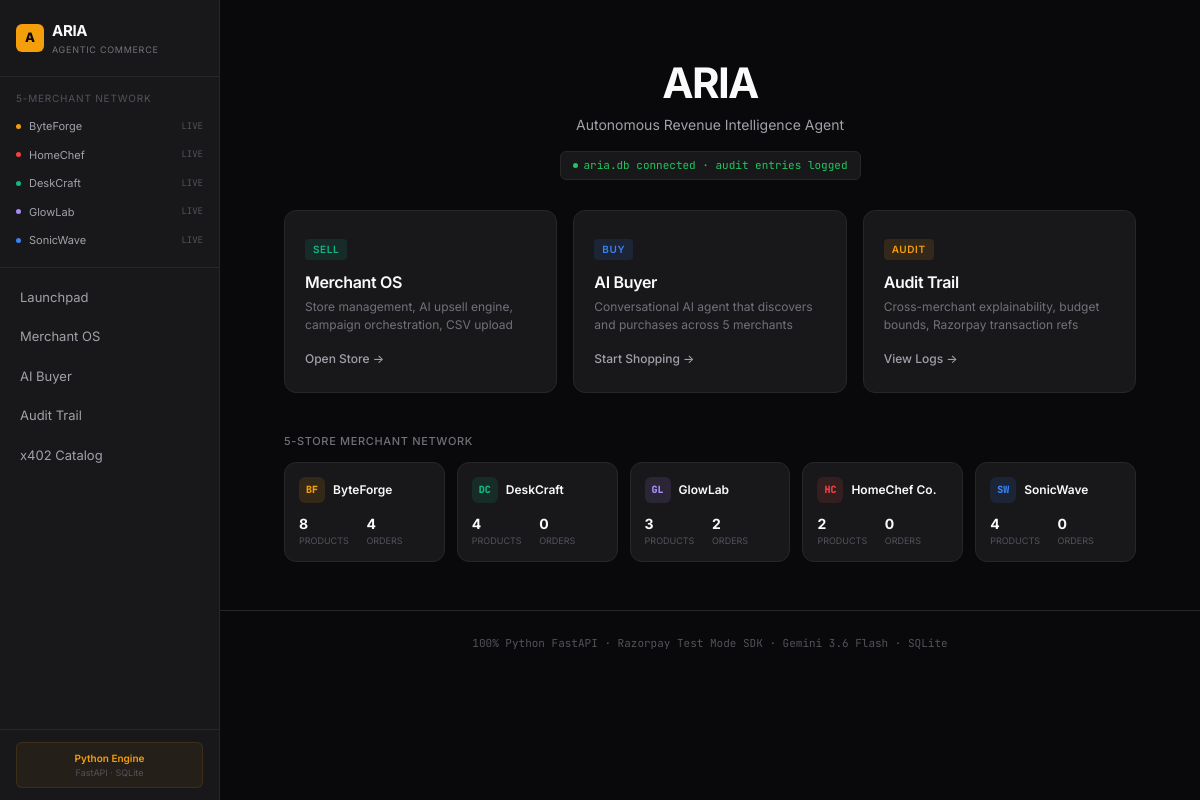
The app's page /, older data.
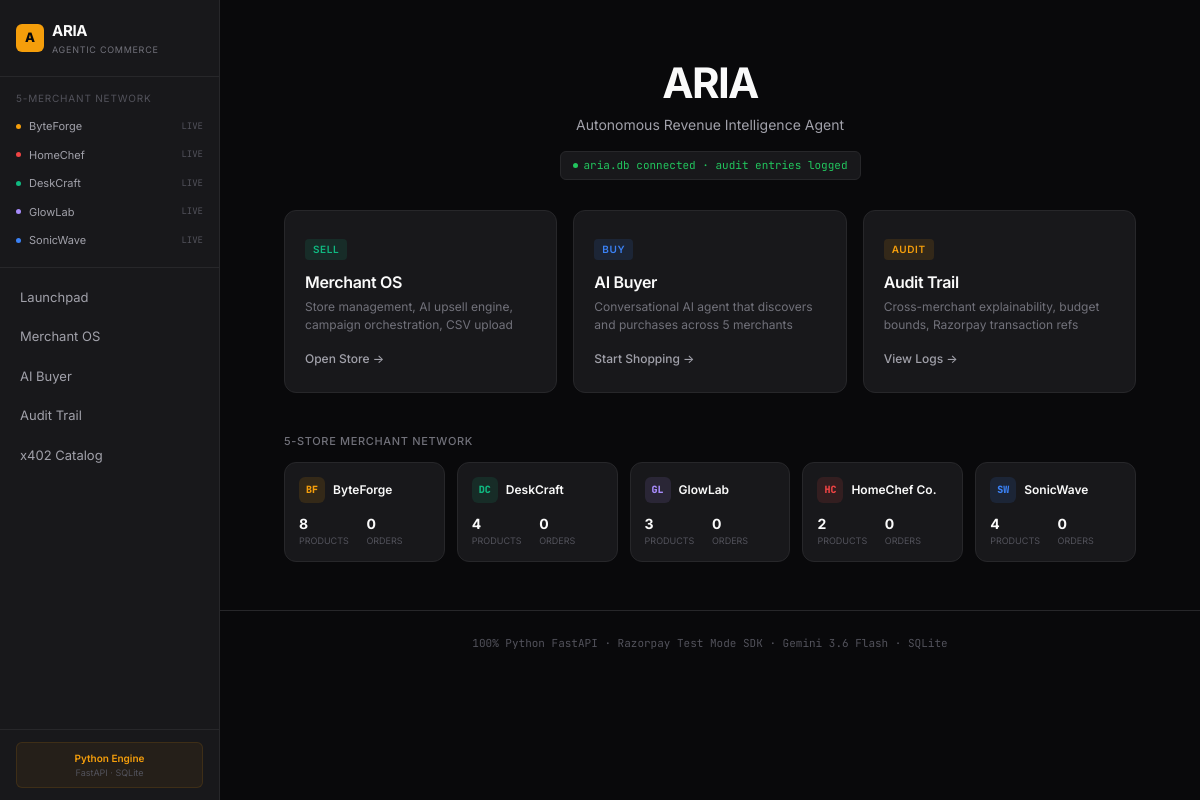
The same page, newer data.
### tables this page shows
CREATE TABLE merchants (
      id TEXT PRIMARY KEY,
      name TEXT NOT NULL,
      slug TEXT NOT NULL UNIQUE,
      category TEXT NOT NULL,
      tagline TEXT NOT NULL,
      logo TEXT NOT NULL DEFAULT '',
      color TEXT NOT NULL DEFAULT '#71717a',
      created_at TEXT NOT NULL DEFAULT (datetime('now'))
    );

### main.py (the view)
@app.get("/", response_class=HTMLResponse)
def page_launchpad(request: Request):
    merchants = get_merchants()
    enriched = []
    for m in merchants:
        orders = get_orders_by_merchant(m["id"])
        products = get_products(m["id"])
        m_copy = dict(m)
        m_copy["stats"] = {
            "productCount": len(products),
            "totalOrders": len(orders),
        }
        enriched.append(m_copy)
    audit_stats = get_audit_stats()
    return templates.TemplateResponse("index.html", {
        "request": request,
        "merchants": enriched,
        "auditStats": audit_stats
    })

### templates/index.html (shortened to what this page needs)
{% extends "base.html" %}
{% block content %}
<header style="text-align: center; padding: 60px 24px 30px;">
  <h1 style="font-size: 42px; font-weight: 700; letter-spacing: -0.04em; line-height: 1.1; color: var(--zinc-50);">
    ARIA
  </h1>
  <p style="font-size: 14px; color: var(--zinc-400); margin-top: 8px; max-width: 480px; margin: 8px auto 0;">
    Autonomous Revenue Intelligence Agent
  </p>
  <div
    style="display: inline-flex; align-items: center; gap: 6px; margin-top: 16px; padding: 5px 12px; border-radius: 6px; font-size: 11px; font-family: var(--font-mono); background: var(--zinc-900); border: 1px solid var(--zinc-800); color: var(--status-success);">
    <span style="width: 5px; height: 5px; border-radius: 50%; background: var(--status-success);"></span>
    aria.db connected &middot; {{ audit_total }} audit entries logged
  </div>
</header>
<section style="max-width: 900px; margin: 0 auto; padding: 0 24px 40px;">
  <div style="display: grid; grid-template-columns: repeat(3, 1fr); gap: 16px;">
    <a href="/merchant" class="card"
      style="padding: 24px 20px; text-decoration: none; display: block; transition: all 200ms ease;">
      <div
        style="display: inline-block; padding: 3px 8px; border-radius: 4px; font-size: 10px; font-weight: 600; letter-spacing: 0.06em; background: rgba(16,185,129,0.12); color: #10b981; margin-bottom: 12px;">
        SELL</div>
      <h3 style="font-size: 16px; font-weight: 600; color: var(--zinc-50); margin-bottom: 6px;">Merchant OS</h3>
      <p style="font-size: 12px; color: var(--zinc-500); line-height: 1.5;">Store management, AI upsell engine, campaign
        orchestration, CSV upload</p>
      <div style="margin-top: 16px; font-size: 12px; font-weight: 500; color: var(--zinc-400);">Open Store &rarr;</div>
    </a>
    <a href="/buyer" class="card"
      style="padding: 24px 20px; text-decoration: none; display: block; transition: all 200ms ease;">
      <div
        style="display: inline-block; padding: 3px 8px; border-radius: 4px; font-size: 10px; font-weight: 600; letter-spacing: 0.06em; background: rgba(59,130,246,0.12); color: #3b82f6; margin-bottom: 12px;">
        BUY</div>
      <h3 style="font-size: 16px; font-weight: 600; color: var(--zinc-50); margin-bottom: 6px;">AI Buyer</h3>
      <p style="font-size: 12px; color: var(--zinc-500); line-height: 1.5;">Conversational AI agent that discovers and
        purchases across 5 merchants</p>
      <div style="margin-top: 16px; font-size: 12px; font-weight: 500; color: var(--zinc-400);">Start Shopping &rarr;
      </div>
    </a>
    <a href="/audit" class="card"
      style="padding: 24px 20px; text-decoration: none; display: block; transition: all 200ms ease;">
      <div
        style="display: inline-block; padding: 3px 8px; border-radius: 4px; font-size: 10px; font-weight: 600; letter-spacing: 0.06em; background: rgba(245,158,11,0.12); color: #f59e0b; margin-bottom: 12px;">
        AUDIT</div>
      <h3 style="font-size: 16px; font-weight: 600; color: var(--zinc-50); margin-bottom: 6px;">Audit Trail</h3>
      <p style="font-size: 12px; color: var(--zinc-500); line-height: 1.5;">Cross-merchant explainability, budget
        bounds, Razorpay transaction refs</p>
      <div style="margin-top: 16px; font-size: 12px; font-weight: 500; color: var(--zinc-400);">View Logs &rarr;</div>
    </a>
  </div>
</section>
<section style="max-width: 900px; margin: 0 auto; padding: 0 24px 48px;">
  <div
    style="font-size: 11px; font-weight: 500; color: var(--zinc-500); letter-spacing: 0.06em; text-transform: uppercase; margin-bottom: 12px;">
    5-Store Merchant Network
  </div>
  <div style="display: grid; grid-template-columns: repeat(5, 1fr); gap: 12px;">
    {% for m in merchants %}
    <div class="card" style="padding: 14px;">
      <div class="flex items-center gap-2" style="margin-bottom: 10px;">
        <div
          style="width: 26px; height: 26px; border-radius: 6px; background: {{ m.color }}20; color: {{ m.color }}; display: flex; align-items: center; justify-content: center; font-size: 10px; font-weight: 800; font-family: var(--font-mono);">
          {{ m.logo }}
        </div>
        <div>
          <div style="font-size: 12px; font-weight: 600; color: var(--zinc-50);">{{ m.name }}</div>
        </div>
      </div>
      <div style="display: grid; grid-template-columns: 1fr 1fr; gap: 4px;">
        <div>
          <div style="font-size: 14px; font-weight: 700; color: var(--zinc-50);">{{ m.stats.productCount }}</div>
          <div style="font-size: 9px; color: var(--zinc-600); text-transform: uppercase;">Products</div>
        </div>
        <div>
          <div style="font-size: 14px; font-weight: 700; color: var(--zinc-50);">{{ m.stats.totalOrders }}</div>
          <div style="font-size: 9px; color: var(--zinc-600); text-transform: uppercase;">Orders</div>
        </div>
      </div>
    </div>
    {% endfor %}
  </div>
</section>
<footer
  style="text-align: center; padding: 24px; border-top: 1px solid var(--zinc-800); color: var(--zinc-600); font-size: 11px; font-family: var(--font-mono);">
  <span>100% Python FastAPI</span> &middot; <span>Razorpay Test Mode SDK</span> &middot; <span>Gemini 3.6 Flash</span>
  &middot; <span>SQLite</span>
</footer>
{% endblock %}

### templates/base.html (shortened to what this page needs)
<!DOCTYPE html>
<html lang="en">
<head>
  <link rel="stylesheet" href="/static/css/style.css">
</head>
<body>
  <div class="layout">
    <aside class="sidebar" style="width: 220px; min-width: 220px; height: 100vh; position: sticky; top: 0; background: var(--bg-surface); border-right: var(--border-default); display: flex; flex-direction: column;">
      <div style="padding: 20px 16px; border-bottom: 1px solid var(--zinc-800);">
        <div class="flex items-center gap-2">
          <div style="width: 28px; height: 28px; border-radius: 6px; background: var(--amber-500); display: flex; align-items: center; justify-content: center; font-size: 13px; font-weight: 800; color: var(--zinc-950);">
            A
          </div>
          <div>
            <div style="font-weight: 700; font-size: 15px; letter-spacing: -0.02em; color: var(--zinc-50);">
              ARIA
            </div>
            <div style="font-size: 9px; color: var(--zinc-500); letter-spacing: 0.08em; text-transform: uppercase;">
              Agentic Commerce
            </div>
          </div>
        </div>
      </div>
      <div style="padding: 14px 16px; border-bottom: 1px solid var(--zinc-800);">
        <div style="font-size: 10px; text-transform: uppercase; letter-spacing: 0.08em; color: var(--zinc-600); margin-bottom: 8px;">
          5-Merchant Network
        </div>
        <div class="flex flex-col gap-1">
          <div class="flex items-center justify-between" style="padding: 4px 0;">
            <div class="flex items-center gap-2">
              <span style="width: 5px; height: 5px; border-radius: 50%; background: #f59e0b; display: inline-block;"></span>
              <span style="font-size: 11px; color: var(--zinc-400);">ByteForge</span>
            </div>
            <span style="font-size: 9px; color: var(--zinc-600); font-family: var(--font-mono);">LIVE</span>
          </div>
          <div class="flex items-center justify-between" style="padding: 4px 0;">
            <div class="flex items-center gap-2">
              <span style="width: 5px; height: 5px; border-radius: 50%; background: #ef4444; display: inline-block;"></span>
              <span style="font-size: 11px; color: var(--zinc-400);">HomeChef</span>
            </div>
            <span style="font-size: 9px; color: var(--zinc-600); font-family: var(--font-mono);">LIVE</span>
          </div>
          <div class="flex items-center justify-between" style="padding: 4px 0;">
            <div class="flex items-center gap-2">
              <span style="width: 5px; height: 5px; border-radius: 50%; background: #10b981; display: inline-block;"></span>
              <span style="font-size: 11px; color: var(--zinc-400);">DeskCraft</span>
            </div>
            <span style="font-size: 9px; color: var(--zinc-600); font-family: var(--font-mono);">LIVE</span>
          </div>
          <div class="flex items-center justify-between" style="padding: 4px 0;">
            <div class="flex items-center gap-2">
              <span style="width: 5px; height: 5px; border-radius: 50%; background: #a78bfa; display: inline-block;"></span>
              <span style="font-size: 11px; color: var(--zinc-400);">GlowLab</span>
            </div>
            <span style="font-size: 9px; color: var(--zinc-600); font-family: var(--font-mono);">LIVE</span>
          </div>
          <div class="flex items-center justify-between" style="padding: 4px 0;">
            <div class="flex items-center gap-2">
              <span style="width: 5px; height: 5px; border-radius: 50%; background: #3b82f6; display: inline-block;"></span>
              <span style="font-size: 11px; color: var(--zinc-400);">SonicWave</span>
            </div>
            <span style="font-size: 9px; color: var(--zinc-600); font-family: var(--font-mono);">LIVE</span>
          </div>
        </div>
      </div>
      <nav style="padding: 12px 8px; flex: 1;">
        <div class="flex flex-col gap-1">
          <a href="/" style="display: block; padding: 8px 12px; border-radius: 6px; text-decoration: none; font-size: 13px; color: {% if active_page == 'launchpad' %}var(--zinc-50){% else %}var(--zinc-400){% endif %}; background: {% if active_page == 'launchpad' %}var(--zinc-800){% else %}transparent{% endif %}; font-weight: {% if active_page == 'launchpad' %}600{% else %}400{% endif %};">Launchpad</a>
          <a href="/merchant" style="display: block; padding: 8px 12px; border-radius: 6px; text-decoration: none; font-size: 13px; color: {% if active_page == 'merchant' %}var(--zinc-50){% else %}var(--zinc-400){% endif %}; background: {% if active_page == 'merchant' %}var(--zinc-800){% else %}transparent{% endif %}; font-weight: {% if active_page == 'merchant' %}600{% else %}400{% endif %};">Merchant OS</a>
          <a href="/buyer" style="display: block; padding: 8px 12px; border-radius: 6px; text-decoration: none; font-size: 13px; color: {% if active_page == 'buyer' %}var(--zinc-50){% else %}var(--zinc-400){% endif %}; background: {% if active_page == 'buyer' %}var(--zinc-800){% else %}transparent{% endif %}; font-weight: {% if active_page == 'buyer' %}600{% else %}400{% endif %};">AI Buyer</a>
          <a href="/audit" style="display: block; padding: 8px 12px; border-radius: 6px; text-decoration: none; font-size: 13px; color: {% if active_page == 'audit' %}var(--zinc-50){% else %}var(--zinc-400){% endif %}; background: {% if active_page == 'audit' %}var(--zinc-800){% else %}transparent{% endif %}; font-weight: {% if active_page == 'audit' %}600{% else %}400{% endif %};">Audit Trail</a>
          <a href="/catalog" style="display: block; padding: 8px 12px; border-radius: 6px; text-decoration: none; font-size: 13px; color: {% if active_page == 'catalog' %}var(--zinc-50){% else %}var(--zinc-400){% endif %}; background: {% if active_page == 'catalog' %}var(--zinc-800){% else %}transparent{% endif %}; font-weight: {% if active_page == 'catalog' %}600{% else %}400{% endif %};">x402 Catalog</a>
        </div>
      </nav>
      <div style="padding: 12px 16px; border-top: 1px solid var(--zinc-800);">
        <div style="padding: 8px 10px; border-radius: 6px; background: rgba(245,158,11,0.06); border: 1px solid rgba(245,158,11,0.12); text-align: center;">
          <div style="font-size: 10px; font-weight: 600; color: var(--amber-500);">Python Engine</div>
          <div style="font-size: 9px; color: var(--zinc-600);">FastAPI &middot; SQLite</div>
        </div>
      </div>
    </aside>
    <main class="main-content">
      {% block content %}{% endblock %}
    </main>
  </div>
</body>
</html>

### static/css/style.css (style rules this page uses)
:root { --zinc-950: #09090b; --zinc-900: #18181b; --zinc-800: #27272a; --zinc-700: #3f3f46; --zinc-600: #52525b; --zinc-500: #71717a; --zinc-400: #a1a1aa; --zinc-300: #d4d4d8; --zinc-200: #e4e4e7; --zinc-100: #f4f4f5; --zinc-50: #fafafa; --amber-500: #f59e0b; --amber-400: #fbbf24; --amber-600: #d97706; --bg-base: var(--zinc-950); --bg-surface: var(--zinc-900); --bg-elevated: #1c1c20; --bg-card: var(--zinc-900); --bg-card-hover: var(--zinc-800); --bg-input: #141416; --text-primary: var(--zinc-50); --text-secondary: var(--zinc-400); --text-muted: var(--zinc-600); --border-color: var(--zinc-800); --border-default: 1px solid var(--zinc-800); --border-subtle: 1px solid rgba(255,255,255,0.04); --status-success: #22c55e; --status-failed: #ef4444; --status-blocked: #eab308; --status-pending: #3b82f6; --status-info: var(--zinc-400); --font-sans: 'Inter', -apple-system, BlinkMacSystemFont, sans-serif; --font-mono: 'JetBrains Mono', 'Fira Code', monospace; --radius-sm: 6px; --radius-md: 8px; --radius-lg: 12px; --radius-full: 9999px; --transition-fast: 120ms ease; --transition-base: 200ms ease; }
*, *::before, *::after { box-sizing: border-box; margin: 0; padding: 0; }
html { -webkit-font-smoothing: antialiased; -moz-osx-font-smoothing: grayscale; }
body { font-family: var(--font-sans); background: var(--bg-base); color: var(--text-primary); line-height: 1.5; min-height: 100vh; }
h1, h2, h3, h4, h5, h6 { font-weight: 600; line-height: 1.3; letter-spacing: -0.02em; }
a { color: inherit; text-decoration: none; }
.layout { display: flex; min-height: 100vh; }
.sidebar { width: 220px; min-width: 220px; height: 100vh; position: sticky; top: 0; background: var(--bg-surface); border-right: var(--border-default); display: flex; flex-direction: column; overflow-y: auto; }
.main-content { flex: 1; min-height: 100vh; overflow-x: hidden; }
.card { background: var(--bg-card); border: var(--border-default); border-radius: var(--radius-lg); }
.flex { display: flex; }
.flex-col { flex-direction: column; }
.items-center { align-items: center; }
.justify-between { justify-content: space-between; }
.gap-1 { gap: 4px; }
.gap-2 { gap: 8px; }

Row changes from the older to the newer data that the page shows:
changed merchants "ByteForge": stats.totalOrders "4" → "0"
changed merchants "GlowLab": stats.totalOrders "2" → "0"
